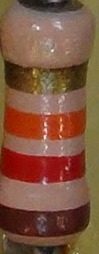
%> input picture versuche/bver/project/matlab-code/resistor_ref.jpg, 99 x 254 px
$ octave --eval "result = rescol2value(imread('resistor_ref.jpg'));"   (GNU Octave 9; MATLAB toolbox functions it lacks are replaced by stand-ins)
%> lines starting %> are read from the running program, lines starting %| are printed output that depends on the picture; in (x1, y1, x2, y2) boxes, pixels count from 0 and x2, y2 are one past the last pixel; in counts of white or black regions, pixels touching at a corner belong together; the program's own positions count from 1
function [ohm, tol, ppm] = rescol2value(img)
    ring_colours = split_rings(img);
    ring_values = zeros(1, length(ring_colours));
    [a,~]=size(ring_colours);
    for i = 1:a
        colour = ring_colours(i,:);

        % black, grey, white
        if abs(colour(1) - colour(2)) < 0.1 && abs(colour(1) - colour(3)) < 0.1
            if colour(1) < 0.4
                value = 0; % black
            elseif colour(1) < 0.7
                value = 0; % grey
            else
                value = 0; % white
            end
        else
            % [19 lines of commented-out code are left out]
            value=2+rgb2ind(cat(3,colour(1),colour(2),colour(3)), ...
                [
%                70 70 70
                255 0 0
                255 150 0
                255 255 0
                60  255 0
                0 60 255
                128 0 255
                ]/255);
% [6 lines not run here, left out]
function ring_colours = split_rings(img)
    body_hsv = [0.56, 0.3, 0.6];
    body_tol = [0.05, 0.15, 0.3];
    img = rgb2hsv(img);
%> img: size 254x99x3 double; mean H, S, V 0.0993, 0.523, 0.494
    imfilt = abs((img(:,:,1)-body_hsv(1)) < body_tol(1)) .* abs((img(:,:,2)-body_hsv(2))<body_tol(2) .* abs((img(:,:,3)-body_hsv(3))<body_tol(3)));
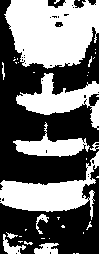
%> imfilt: size 254x99 double; values 0 (black) and 1 (white), 44.4% white; 40 white regions (28 under 20 px), largest, box (x1, y1, x2, y2) and area: (4, 0, 99, 69) 4983, (0, 151, 99, 220) 2576, (16, 73, 99, 130) 1827
    imfilt = imdilate(imfilt, ones(10));
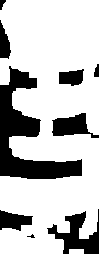
%> imfilt: size 254x99 double; values 0 (black) and 1 (white), 75.6% white; 9 black regions (1 under 20 px), largest, box (x1, y1, x2, y2) and area: (0, 66, 82, 179) 3326, (47, 209, 99, 254) 1029, (52, 113, 99, 138) 656
    imagesc(img);
    img = hsv2rgb(img .* (1 - imfilt));
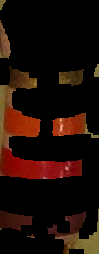
%> img: size 254x99x3 double; mean R, G, B 0.115, 0.0486, 0.0237

    ring_colours = [];
    flag = 0;
    last_i = 1;
    for i = 1:length(img)
        if img(i,:,1) == 0 && img(i,:,2) == 0 && img(i,:,3) == 0
            if flag == 1
                flag = 0;
                r = mean(img(last_i+1:i-1,:,1));
                g = mean(img(last_i+1:i-1,:,2));
                b = mean(img(last_i+1:i-1,:,3));
                ring_colours(end + 1,:) = [r, g, b];
            else
                last_i = i;
            end
        else
            flag = 1;
        end
    end
%> after the loop, b = 99 values, max 0.14 at index 1, min 0.00215 at index 91, mean 0.031; flag = 1; g = 99 values, max 0.269 at index 1, min 0.00402 at index 91, mean 0.0696; last_i = 209; r = 99 values, max 0.4 at index 9, min 0.00426 at index 91, mean 0.196; ring_colours = 297 columns, first 8: [0.458 0.462 0.312 0.155 0.101 0.0505 0 0; 0.398 0.377 0.379 0.363 0.364 0.308 0.312 0.293; 0.375 0.366 0.371 0.371 0.365 0.369 0.378 0.39]
end

% [65 lines left out: functions decode, decode_4_rings, decode_5_rings, decode_6_rings, lookup_tolerance, not called in this run]
%> the run ends on the next line
